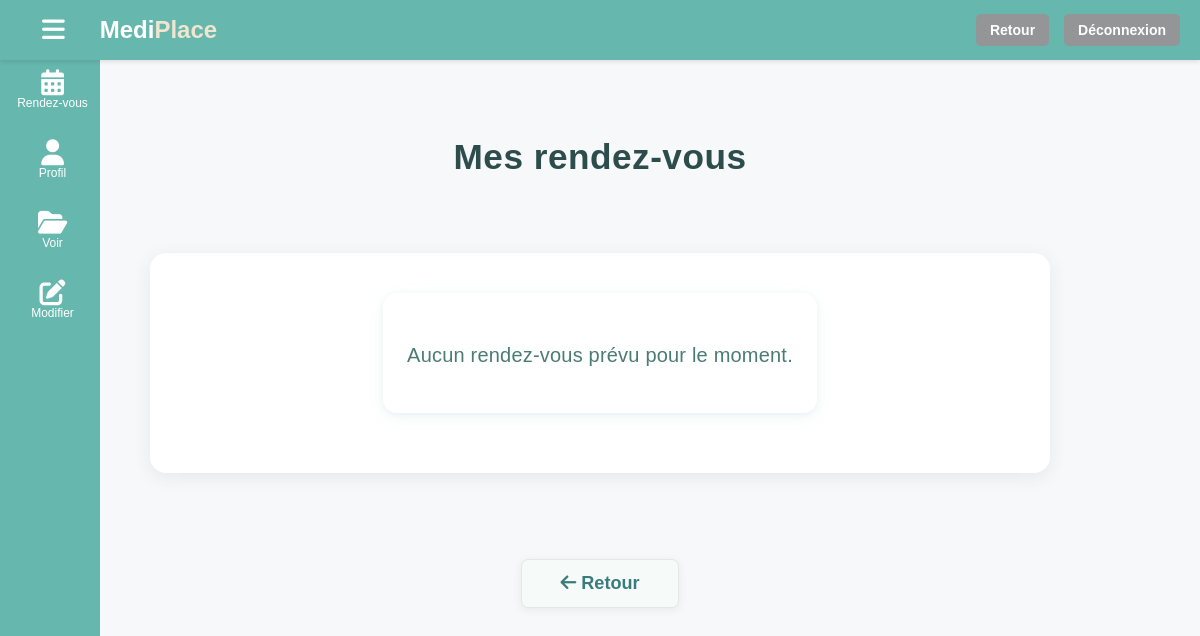
Before: /mes-rdv-med/ (signed in) with the older database file.
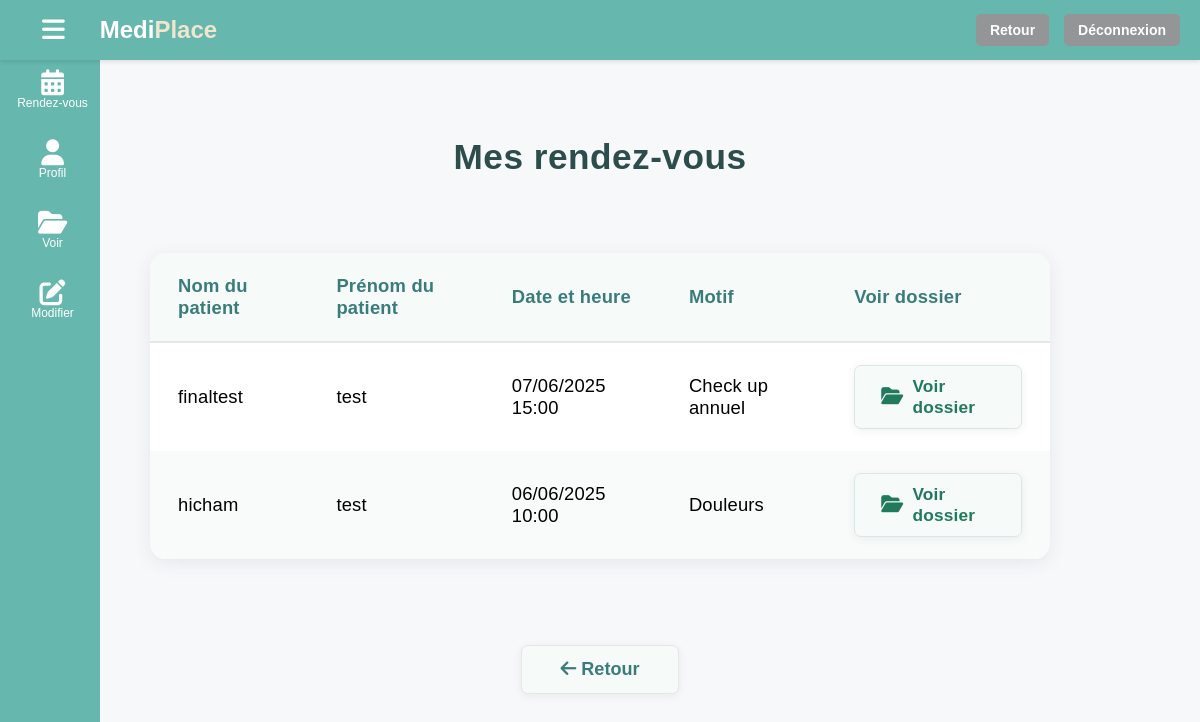
After: the same page with the newer database file.
### cabinet/models.py (models this page shows, shortened)
class RendezVous(models.Model):
    patient = models.ForeignKey(Patient, on_delete=models.CASCADE)
    medecin = models.ForeignKey(Medecin, on_delete=models.CASCADE)
    date = models.DateTimeField()
    motif = models.TextField()

class Patient(models.Model):
    nom = models.CharField(max_length=50)
    prenom = models.CharField(max_length=50)
    email = models.EmailField(unique=True)
    numero_telephone = models.CharField(max_length=15)
    date_naissance = models.DateField()
    mot_de_passe = models.CharField(max_length=128)

### cabinet/views.py (the view)
# urls.py: path('mes-rdv-med/', views.mes_rdv_med, name='mes_rdv_med'),
def mes_rdv_med(request):
    email_med = request.session.get('user_email')
    if not email_med:
        return redirect('login')
    try:
        medecin = Medecin.objects.get(email=email_med)
        rdvs = RendezVous.objects.filter(medecin=medecin).order_by('-date')
        return render(request, 'cabinet/mes_rdv_med.html', {'rdvs': rdvs})
    except Medecin.DoesNotExist:
        messages.error(request, "Médecin non trouvé.")
        return redirect('login')

### cabinet/templates/cabinet/mes_rdv_med.html (shortened to what this page needs)
<!DOCTYPE html>
<html lang="fr">
  <head>
    {% load static %}
    <link rel="stylesheet" href="{% static 'cabinet/css/main_pat.css' %}" />
    <link
      rel="stylesheet"
      href="https://cdnjs.cloudflare.com/ajax/libs/font-awesome/6.5.0/css/all.min.css"
    />
  </head>
  <body>
    {% include 'cabinet/headerbasepagemed.html' %}
    <div class="patients-bg">
      <div class="patients-centered">
        <h2 class="patients-title">Mes rendez-vous</h2>
        <div class="table-bg">
          {% if rdvs %}
          <table class="patients-table">
            <thead>
              <tr>
                <th>Nom du patient</th>
                <th>Prénom du patient</th>
                <th>Date et heure</th>
                <th>Motif</th>
                <th>Voir dossier</th>
              </tr>
            </thead>
            <tbody>
              {% for rdv in rdvs %}
              <tr>
                <td>{{ rdv.patient.nom }}</td>
                <td>{{ rdv.patient.prenom }}</td>
                <td>{{ rdv.date|date:"d/m/Y H:i" }}</td>
                <td>{{ rdv.motif|truncatechars:50 }}</td>
                <td>
                  <a
                    href="{% url 'dossier_patient_med' rdv.patient.id %}?from=rdv"
                    class="btn-voir-dossier"
                  >
                    <i class="fa fa-folder-open"></i> Voir dossier
                  </a>
                </td>
              </tr>
              {% endfor %}
            </tbody>
          </table>
          {% else %}
          <div class="empty-history-msg">
            Aucun rendez-vous prévu pour le moment.
          </div>
          {% endif %}
        </div>
      </div>
      <div class="retour-center">
        <a href="{% url 'main_med' %}" class="btn-retour-main">
          <i class="fa fa-arrow-left"></i> Retour
        </a>
      </div>
    </div>
  </body>
</html>

Changed rows visible on the page:
added RendezVous: patient.nom "finaltest", patient.prenom "test", date "07/06/2025 15:00", motif "Check up annuel"
added RendezVous: patient.nom "hicham", patient.prenom "test", date "06/06/2025 10:00", motif "Douleurs"
Other visible differences:
text no longer shown: "Aucun rendez-vous prévu pour le moment."
text now shown: "Nom du patient Prénom du patient Date et heure Motif Voir dossier"
